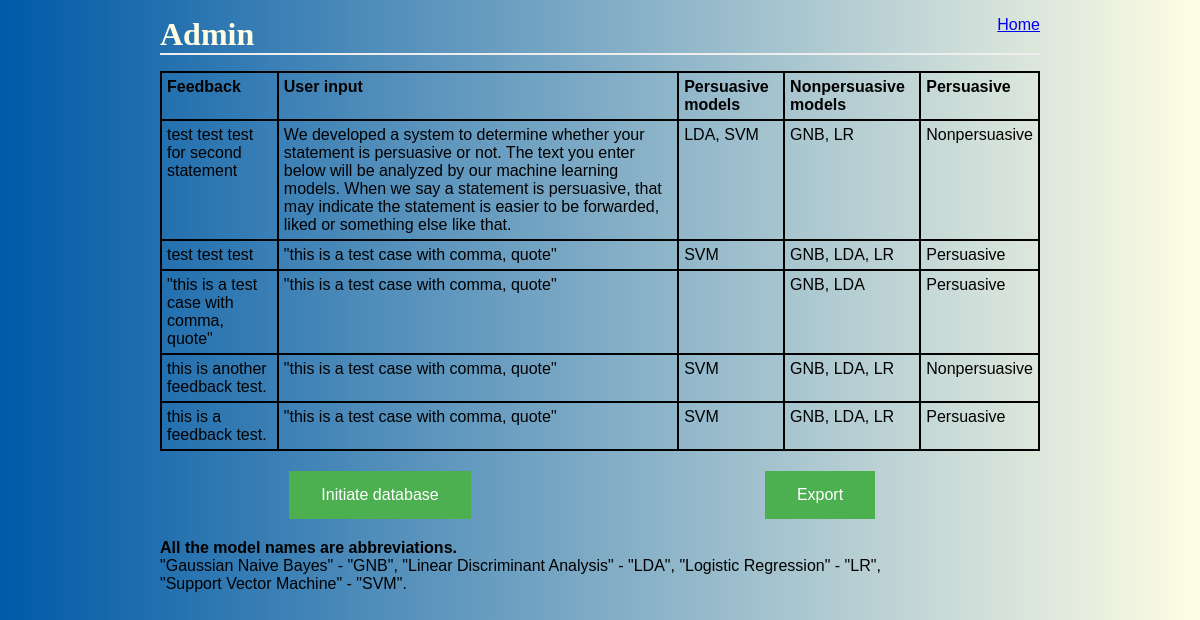
/admin (signed in), run on the app's committed database.
### tables this page shows
CREATE TABLE feedbacks (
  id integer primary key autoincrement,
  textFeedback string not null,
  textInput string not null,
  persModels string not null,
  nonpersModels string not null,
  persuasive string not null,
  wordCount string not null,
  readabilityScore string not null,
  ReadabilityGrade string not null,
  DiractionCount string not null,
  WPS string not null,
  Sixltr string not null,
  pronoun string not null,
  ppron string not null,
  i string not null,
  you string not null,
  ipron string not null,
  prep string not null,
  auxverb string not null,
  negate string not null,
  numbers string not null,
  focuspast string not null,
  focuspresent string not null,
  AllPunc string not null,
  Comma string not null,
  QMark string not null,
  Exemplify string not null
);

### home.py (the view)
@app.route('/admin')
def admin():
    if not session.get('logged_in'):
        abort(401)
    cur = g.db.execute('select textFeedback, textInput, persModels, nonpersModels, persuasive from feedbacks order by id desc')
    feedbacks = [ [row[0], row[1], row[2], row[3], row[4]] for row in cur.fetchall()]
    return render_template('admin.html', feedbacks=feedbacks)

### home.py (called while the page is built)
def connect_db():
    rv = sqlite3.connect(DATABASE)
    rv.row_factory = sqlite3.Row
    return rv

def get_db():
    if not hasattr(g, 'db'):
        g.db = connect_db()
    return g.db

@app.before_request
def before_request():
    g.db = get_db()

### templates/admin.html (shortened to what this page needs)
<!doctype html>
<link rel=stylesheet type=text/css href="{{ url_for('static', filename='admin.css') }}">
<div class=headContainer>
    <div class=pageTitle>
        <h1>Admin</h1>
    </div>
    <div class=adminEntry>
        <a href="{{ url_for('index') }}">Home</a>
    </div>
</div>
<div class=pageContainer>
    <table class=feedbacks>
        <tr><th>Feedback</th>
            <th>User input</th>
            <th>Persuasive models</th>
            <th>Nonpersuasive models</th>
            <th>Persuasive</th>
        </tr>
        {% for f in feedbacks %}
          <tr>
              <td>{{ f[0] }}</td>
              <td>{{ f[1] }}</td>
              <td>{{ f[2] }}</td>
              <td>{{ f[3] }}</td>
              <td>{{ f[4] }}</td>
          </tr>
        {% else %}
          <li><em>No feedbacks so far</em>
        {% endfor %}
    </table>
    <div class=init>
        <form action="{{ url_for('init') }}" method=post>
            <input class=submitButton type=submit value="Initiate database">
        </form>
    </div>
    <div class=export>
        <form action="{{ url_for('export') }}" method=post>
            <input class=submitButton type=submit value=Export>
        </form>
    </div>
    <div class=statement>
        <p>
            <b>All the model names are abbreviations.<br></b>
            "Gaussian Naive Bayes" - "GNB", "Linear Discriminant Analysis" - "LDA", "Logistic Regression" - "LR",<br> "Support Vector Machine" - "SVM".
        </p>
    </div>
</div>

### static/admin.css (style rules this page uses)
h1, h2 { color: #FFFDE4; }
h1, h2 { font-family: 'Georgia', serif; margin: 0; }
th,td { text-align: left; width: auto; vertical-align: top; border: 0.5px solid #000000; padding: 5px; }
table { width: 80%; margin: 0 auto; }
.headContainer { margin: 1em auto; width: 55em; border-bottom: 2px solid #eee; }
.pageContainer { width: 55em; margin: 1em auto; }
.feedbacks { margin: 1em auto; width: auto; border: 1px solid #000000; border-spacing: 0px; }
.statement { margin: 1em auto; }
.pageTitle { width: 50%; float: left; }
.adminEntry { width: 50%; float: left; text-align: right; }
.init { width: 50%; float: left; text-align: center; }
.export { width: 50%; float: left; text-align: center; }
.submitButton { background-color: #4CAF50; border: none; color: white; padding: 15px 32px; text-align: center; text-decoration: none; display: inline-block; font-size: 16px; margin: 4px 0px; cursor: pointer; }

### data on the page
feedbacks: textFeedback "test test test for second statement", textInput "We developed a system to determine whether your statement is persuasive or not. The text you enter below will be analyzed by our machine learning models. When we say a statement is persuasive, that may indicate the statement is easier to be forwarded, liked or something else like that.", persModels "LDA, SVM", nonpersModels "GNB, LR", persuasive "Nonpersuasive"
feedbacks: textFeedback "test test test", textInput "\"this is a test case with comma, quote\"", persModels "SVM", nonpersModels "GNB, LDA, LR", persuasive "Persuasive"
feedbacks: textFeedback "\"this is a test case with comma, quote\"", textInput "\"this is a test case with comma, quote\"", nonpersModels "GNB, LDA", persuasive "Persuasive"
feedbacks: textFeedback "this is another feedback test.", textInput "\"this is a test case with comma, quote\"", persModels "SVM", nonpersModels "GNB, LDA, LR", persuasive "Nonpersuasive"
feedbacks: textFeedback "this is a feedback test.", textInput "\"this is a test case with comma, quote\"", persModels "SVM", nonpersModels "GNB, LDA, LR", persuasive "Persuasive"
